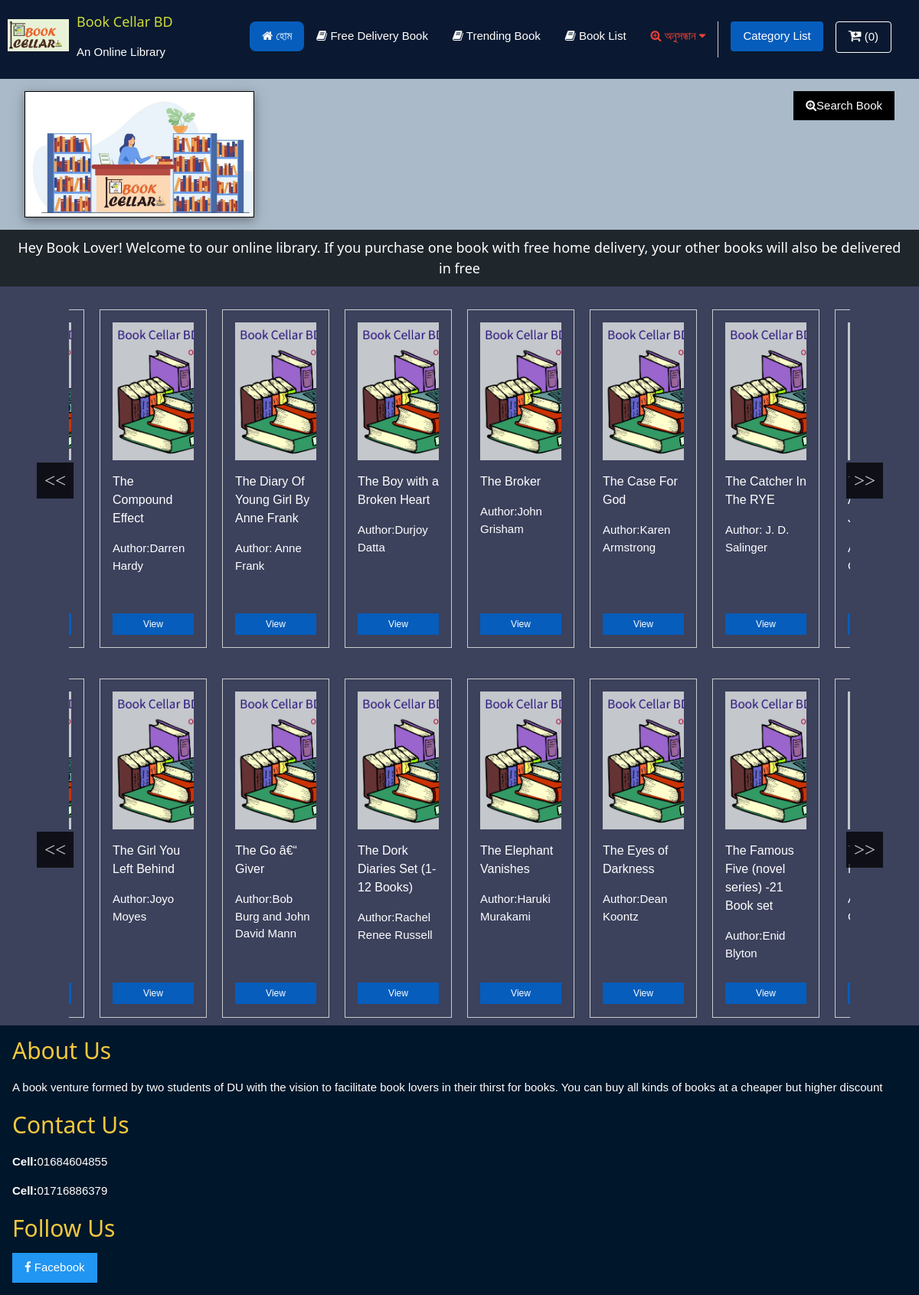
The page / on the database its author committed.
### tables this page shows
CREATE TABLE `notice` (
  `Notice_id` int(255) NOT NULL,
  `Notice_msg` longtext NOT NULL
);

CREATE TABLE `book_info` (
  `Book_id` int(255) NOT NULL,
  `Book_picture` varchar(255) NOT NULL,
  `Book_title` varchar(255) NOT NULL,
  `Book_author` varchar(255) DEFAULT NULL,
  `Published` varchar(255) DEFAULT NULL,
  `Price` mediumtext NOT NULL,
  `Discount` mediumtext NOT NULL,
  `F_price` int(255) NOT NULL,
  `Category` varchar(255) NOT NULL,
  `Available` varchar(255) NOT NULL,
  `Ordered` int(255) NOT NULL,
  `Company_name` varchar(255) DEFAULT NULL,
  `Delivery_charge` mediumtext DEFAULT NULL,
  `Rating` mediumtext DEFAULT NULL,
  `Keyword` longtext DEFAULT NULL
);

### function.php (called while the page is built, shortened)
<?php
function show($data)
{
   $data=htmlspecialchars($data);
   return $data;
}
?>

### slide.php (the view, shortened to what this page needs)
<?php
function slider($row)
{
      $book_id=$row[0];
	$img=$row[1];
	$title=$row[2];
	$author=$row[3];
$slide='<div class="my-card w3-border w3-hover-border-red">
<div class="w3-panel">
<div class="res-img">
<img class="cl-1" src="admin/uploads/'.$img.'">
</div>';
$slide.='<a href="single.php?book_id='.$book_id.'" class="w3-margin-top">
<div class="res-flow">
<p class="res-title">
'.$title.'
</p>';
if(!empty($author))
{
	$slide.='<p>Author:'.$author.'</p>';
}
$slide.='</div>
<button class="my-blue w3-hover-red w3-button w3-block res-button" onclick="ad2cart()">View</button>
</a>
</div>
</div>';
echo $slide;
}
?>

### index.php (shortened to what this page needs)
<!DOCTYPE html>
<html>
<head>
<link rel="stylesheet" href="W3.CSS-my.css">
<link rel="stylesheet" href="https://cdnjs.cloudflare.com/ajax/libs/font-awesome/4.7.0/css/font-awesome.min.css">
<link rel="stylesheet" href="css/slick.css">
<link rel="stylesheet" href="css/slick-theme.css">
</head>
<body class="w3-sans-serif" style="background-color:#3C415C">
<?php include 'header.php'; ?>
<div class="my-dark-gray"><?php include'notice.php'; ?></div>
<?php
include 'config.php';
include 'slide.php';
$slide_n=0;
$read_query="SELECT * FROM slide";
$result=mysqli_query($connection,$read_query);
while($row=mysqli_fetch_row($result)) {
	$slide_name=$row[1];
	$slide_item=$row[2];
  $arr_id=explode(",",$slide_item);
  $len=count($arr_id);
  $slide_n++;
?>
<div class="slide-container w3-text-white"><h4 class="w3-margin-left"><?php echo $slide_name; ?></h4>
<div class="responsive<?php echo $slide_n; ?>" style="display:flex">
<?php
  for($i=0;$i<$len;$i++)
  {
    $read_query2="SELECT * FROM Book_info LEFT JOIN category ON Book_info.Category=category.Category_id WHERE Book_id='$arr_id[$i]'";
    $result2=mysqli_query($connection,$read_query2);
    while($row2=mysqli_fetch_row($result2)) {
        slider($row2);
    }
  }
  ?>
</div>
</div>
<?php
}
?>
<?php
include 'footer.php';
?>
</body>
</html>

### header.php (shortened to what this page needs)
<div class="my-row w3-text-white" style="background-color:#0A1931;">
      <div class="my-logo w3-center">
            <img src="Book cellar bd icon.jpg" class="my-pic" style="width:80px;padding-top:15px;">
      </div>
      <div class="my-title">
            <div class="" style="padding-top:5px;">
            <h5 class="w3-text-lime"><a href="https://bookcellarbd.com/">Book Cellar BD</a></h5>
            <p>An Online Library</p>
      </div>
      </div>
<?php
$count=0;
?>
      <div class="my-navbar">
                  <div class="w3-bar w3-padding">
                        <a href="my-cart.php" class="w3-bar-item w3-button w3-right w3-border w3-border-white w3-round"><i class="fa fa-cart-plus w3-large"></i><span class="item_no"> (<?php echo $count; ?>)</span></a>
                        <a href="category_list.php" class="w3-bar-item w3-button w3-right my-blue w3-round w3-margin-left w3-margin-right w3-hide-small">Category List</a>
                        <div class="w3-bar-item w3-button w3-right w3-hide-small w3-hide-medium w3-border-right w3-dropdown-hover">
                               <div class="w3-text-red" style="margin-bottom:8px;"><i class="fa fa-search-plus"></i> অনুসন্ধান <i class="fa fa-caret-down"></i></div>
                        </div>
                        <a href="book_list.php" class="w3-bar-item w3-button w3-right w3-hide-small w3-hide-medium my-hide-large"><i class="fa fa-book"></i> Book List</a>
                        <a href="trend.php" class="w3-bar-item w3-button w3-right w3-hide-small w3-hide-medium my-hide-large"><i class="fa fa-book"></i> Trending Book</a>
                        <a href="free.php" class="w3-bar-item w3-button w3-right w3-hide-small w3-hide-medium"><i class="fa fa-book"></i> Free Delivery Book</a>
                        <a href="index.php" class="w3-bar-item w3-button my-blue w3-right w3-round-large w3-hide-small"><i class="fa fa-home"></i> হোম</a>
                  </div>
      </div>
</div>
<div id="logo" class="w3-bar w3-hide-small w3-padding" style="background-color:#AABAC9;">
<div class="w3-bar-item">
    <div class="w3-display-container  w3-center w3-teal w3-card-4" style="width:100%;max-width:300px">
    <img id="my-slide" src="Book Cellar BD.jpg" alt="Book cellar bd" title="Book cellar cover picture" style="width:100%;max-width:600px" class="w3-animate-top w3-border w3-border-black">
     </div>
</div>
<div class="w3-bar-item w3-right my-mobile w3-text-darkgray w3-text-white">
    <div class="w3-button open_modal my-ani-color w3-black"><i class="fa fa-search-plus"></i>Search Book</div>
</div>
</div>

### notice.php (shortened to what this page needs)
<?php
include 'function.php';
$read_not="SELECT * FROM notice ORDER BY Notice_id DESC";
$result_not=mysqli_query($connection,$read_not) or die("Read failed");
while($row_n=mysqli_fetch_row($result_not)) {
      $not=show($row_n[1]);
?>
<div class="w3-container my-dark-gray w3-center w3-text-white" style="background-color:rgba(0,0,0,0.7);">
      <h5><?php echo $not; ?></h5>
</div>
<?php
}
?>

### footer.php
<div class="w3-container my-nevi w3-text-white" style="">
    <h2 class="my-text-yellow">About Us</h2>
    <p>A book venture formed by two students of DU with the vision to facilitate book lovers in their thirst for books. You can buy all kinds of books at a cheaper but higher discount</p>
    <h2 class="my-text-yellow">Contact Us</h2>
    <p><b>Cell:</b>01684604855</p>
    <p><b>Cell:</b>01716886379</p>
    <h2 class="my-text-yellow">Follow Us</h2>
    <a href="https://www.facebook.com/Book-Cellar-100582155165969" class="w3-blue w3-hover-red w3-margin-bottom w3-button"><i class="fa fa-facebook"></i> Facebook</a>
</div>

### W3.CSS-my.css (style rules this page uses)
html { box-sizing:border-box }
*,*:before,*:after { box-sizing:inherit }
html { -ms-text-size-adjust:100%;-webkit-text-size-adjust:100% }
body { margin:0 }
a { background-color:transparent }
b,strong { font-weight:bolder }
img { border-style:none }
button,input,select,textarea,optgroup { font:inherit;margin:0 }
button,input { overflow:visible }
button,select { text-transform:none }
button,[type=button],[type=reset],[type=submit] { -webkit-appearance:button }
html,body { font-family:Verdana,sans-serif;font-size:15px;line-height:1.5 }
html { overflow-x:hidden }
h2 { font-size:30px }
h5 { font-size:18px }
.w3-sans-serif { font-family:sans-serif }
h1,h2,h3,h4,h5,h6 { font-family:"Segoe UI",Arial,sans-serif;font-weight:400;margin:10px 0 }
img { vertical-align:middle }
a { color:inherit }
.w3-btn,.w3-button { border:none;display:inline-block;padding:8px 16px;vertical-align:middle;overflow:hidden;text-decoration:none;color:inherit;background-color:inherit;text-align:center;cursor:pointer;white-space:nowrap }
.w3-btn,.w3-button { -webkit-touch-callout:none;-webkit-user-select:none;-khtml-user-select:none;-moz-user-select:none;-ms-user-select:none;user-select:none }
.w3-tooltip,.w3-display-container { position:relative }
.w3-dropdown-click,.w3-dropdown-hover { position:relative;display:inline-block;cursor:pointer }
.w3-bar { width:100%;overflow:hidden }
.w3-bar .w3-bar-item { padding:8px 16px;float:left;width:auto;border:none;display:block;outline:0 }
.w3-bar .w3-dropdown-hover,.w3-bar .w3-dropdown-click { position:static;float:left }
.w3-bar .w3-button { white-space:normal }
.w3-block { display:block;width:100% }
.w3-container:after,.w3-container:before,.w3-panel:after,.w3-panel:before,.w3-row:after,.w3-row:before,.w3-row-padding:after,.w3-row-padding:before, .w3-cell-row:before,.w3-cell-row:after,.w3-clear:after,.w3-clear:before,.w3-bar:before,.w3-bar:after { content:"";display:table;clear:both }
.w3-round,.w3-round-medium { border-radius:4px }
.w3-round-large { border-radius:8px }
.w3-container,.w3-panel { padding:0.01em 16px }
.w3-panel { margin-top:16px;margin-bottom:16px }
.w3-card-4,.w3-hover-shadow:hover { box-shadow:0 4px 10px 0 rgba(0,0,0,0.2),0 4px 20px 0 rgba(0,0,0,0.19) }
.w3-animate-top { position:relative;animation:animatetop 0.4s }
.w3-large { font-size:18px!important }
.w3-center { text-align:center!important }
.w3-border { border:1px solid #ccc!important }
.w3-border-right { border-right:1px solid #ccc!important }
.w3-margin-top { margin-top:16px!important }
.w3-margin-bottom { margin-bottom:16px!important }
.w3-margin-left { margin-left:16px!important }
.w3-margin-right { margin-right:16px!important }
.w3-padding { padding:8px 16px!important }
.w3-right { float:right!important }
.w3-blue,.w3-hover-blue:hover { color:#fff!important;background-color:#2196F3!important }
.w3-teal,.w3-hover-teal:hover { color:#fff!important;background-color:#009688!important }
.w3-black,.w3-hover-black:hover { color:#fff!important;background-color:#000!important }
.w3-text-lime,.w3-hover-text-lime:hover { color:#cddc39!important }
.w3-text-red,.w3-hover-text-red:hover { color:#f44336!important }
.w3-text-white,.w3-hover-text-white:hover { color:#fff!important }
.w3-border-white,.w3-hover-border-white:hover { border-color:#fff!important }
.w3-border-black,.w3-hover-border-black:hover { border-color:#000!important }
.my-dark-gray { background-color:#1F262C; }
.my-blue { background-color:#065DBC; }
.my-nevi { background-color:#00162A; }
.my-text-yellow { color:#F2C93E; }
.my-row { display: -ms-flexbox; display: flex; -ms-flex-wrap: wrap; flex-wrap: wrap; }
.my-logo { -ms-flex: 5%; flex: 5%; padding: 10px; }
.my-title { -ms-flex: 15%; flex: 15%; padding: 0px; }
.my-navbar { -ms-flex: 75%; flex: 75%; padding: 20px; }
.my-ani-color { animation-name: example-color; animation-duration: 4s; animation-iteration-count: infinite; }
a { text-decoration:none!important; }

### index.php (style rules this page uses)
.my-card { margin:10px; }
.cl-1 { height:100%;width:auto;margin-left:auto;margin-right:auto; }
.slide-container { margin-left:90px; margin-right:90px; margin-top:20px; }
a { text-decoration:none; }
.res-title { font-size:16px; }
.res-img { height:180px;overflow:hidden; }
.res-flow { height:200px;overflow:hidden; }
.res-button { font-size:12px;padding:5px; }
.my-dark-gray { background-color:#1F262C!important; }

### rows shown on the page
notice: Notice_msg "Hey Book Lover! Welcome to our online library. If you purchase one book with free home delivery, your other books will also be delivered in free"
book_info: Book_picture (placeholder picture), Book_title "The Boy with a Broken Heart", Book_author "Durjoy Datta"
book_info: Book_picture (placeholder picture), Book_title "The Broker", Book_author "John Grisham"
book_info: Book_picture (placeholder picture), Book_title "The Case For God", Book_author "Karen Armstrong"
book_info: Book_picture (placeholder picture), Book_title "The Catcher In The RYE", Book_author "J. D. Salinger"
book_info: Book_picture (placeholder picture)
book_info: Book_picture (placeholder picture)
book_info: Book_picture (placeholder picture), Book_title "The Compound Effect", Book_author "Darren Hardy"
book_info: Book_picture (placeholder picture), Book_title "The Diary Of Young Girl By Anne Frank", Book_author "Anne Frank"
book_info: Book_picture (placeholder picture), Book_title "The Dork Diaries Set (1-12 Books)", Book_author "Rachel Renee Russell"
book_info: Book_picture (placeholder picture), Book_title "The Elephant Vanishes", Book_author "Haruki Murakami"
book_info: Book_picture (placeholder picture), Book_title "The Eyes of Darkness", Book_author "Dean Koontz"
book_info: Book_picture (placeholder picture), Book_title "The Famous Five (novel series) -21 Book set", Book_author "Enid Blyton"
book_info: Book_picture (placeholder picture)
book_info: Book_picture (placeholder picture)
book_info: Book_picture (placeholder picture), Book_title "The Girl You Left Behind", Book_author "Joyo Moyes"
book_info: Book_picture (placeholder picture), Book_title "The Go â€“ Giver", Book_author "Bob Burg and John David Mann"

### other values the page prints
$count "0"
